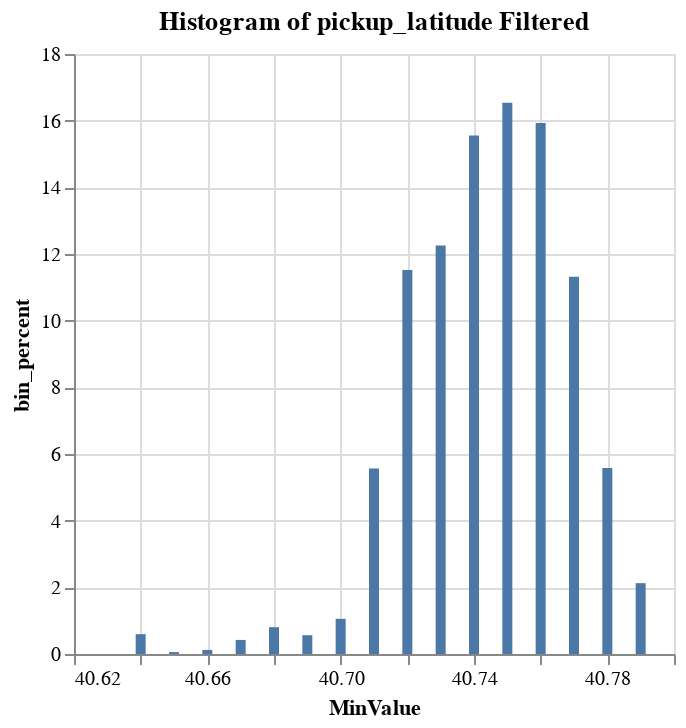

Notebook source saved alongside this figure:
### Code cell
%chart x=MinValue, y=bin_percent, title="Histogram of pickup_latitude Filtered"

### Figure 1 — Vega-Lite specification as saved in the notebook (floating-point values rounded to 4 significant figures)
{"$schema": "https://vega.github.io/schema/vega-lite/v3.json", "data": {"format": {"type": "csv"}, "values": "\"ColumnName\",\"Label\",\"MinValue\",\"MaxValue\",\"CountOfValues\",\"Bin_Percent\"\n\"pickup_latitude\",\"3\",\"40.67\",\"40.68\",\"1813\",\"0.42235671787130347\"\n\"pickup_latitude\",\"8\",\"40.72\",\"40.730000000000004\",\"49444\",\"11.518480727208345\"\n\"pickup_latitude\",\"5\",\"40.69\",\"40.7\",\"2417\",\"0.5630646371180036\"\n\"pickup_latitude\",\"2\",\"40.660000000000004\",\"40.67\",\"524\",\"0.12207110875044845\"\n\"pickup_latitude\",\"1\",\"40.65\",\"40.660000000000004\",\"245\",\"0.05707523214477074\"\n\"pickup_latitude\",\"11\",\"40.75\",\"40.76\",\"70998\",\"16.539703395160952\"\n\"pickup_latitude\",\"13\",\"40.77\",\"40.78\",\"48569\",\"11.314640612405592\"\n\"pickup_latitude\",\"10\",\"40.74\",\"40.75\",\"66785\",\"15.558242362402098\"\n\"pickup_latitude\",\"9\",\"40.730000000000004\",\"40.74\",\"52591\",\"12.251606260104646\"\n\"pickup_latitude\",\"12\",\"40.76\",\"40.77\",\"68370\",\"15.927484170359085\"\n\"pickup_latitude\",\"7\",\"40.71\",\"40.72\",\"23879\",\"5.56285497299992\"\n\"pickup_latitude\",\"4\",\"40.68\",\"40.69\",\"3450\",\"0.8037124526508532\"\n\"pickup_latitude\",\"14\",\"40.78\",\"40.79\",\"23966\",\"5.583122504414594\"\n\"pickup_latitude\",\"15\",\"40.79\",\"40.8\",\"9122\",\"2.1250623168350966\"\n\"pickup_latitude\",\"6\",\"40.7\",\"40.71\",\"4530\",\"1.0553093943502507\"\n\"pickup_latitude\",\"0\",\"40.64\",\"40.65\",\"2555\",\"0.5952131352240377\"\n"}, "encoding": {"x": {"axis": {"grid": true, "title": "MinValue"}, "field": "MinValue", "type": "quantitative"}, "y": {"axis": {"grid": true, "title": "bin_percent"}, "field": "Bin_Percent", "type": "quantitative"}}, "mark": {"color": "#4C78A8", "type": "bar"}, "title": "Histogram of pickup_latitude Filtered"}
